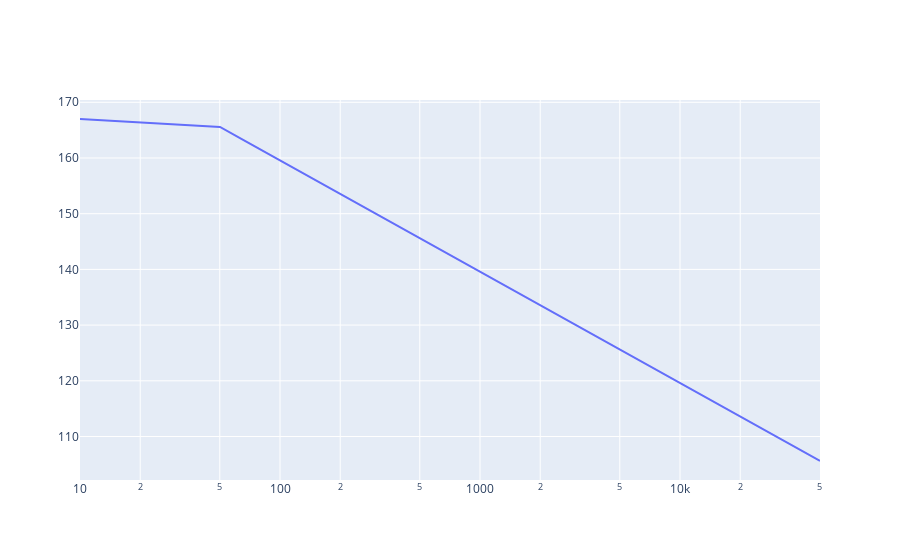

Notebook source saved alongside this figure:
### Code cell
f = np.geomspace(1, 100_000, 1000)
go.Figure(
    [
        # go.Scatter(x=f, y=bureau_veritas_advanced(f)),
        go.Scatter(x=bureau_veritas_advanced().frequency, y=bureau_veritas_advanced()),
    ]
).update_xaxes(type="log")

### Figure 1 — Plotly figure (JSON) as saved in the notebook; plotly's stock layout.template omitted (floating-point values rounded to 4 significant figures)
{"data": [{"type": "scatter", "x": [10, 12.59, 15.85, 19.95, 25.12, 31.62, 39.81, 50.12, 63.1, 79.43, 100, 125.9, 158.5, 199.5, 251.2, 316.2, 398.1, 501.2, 631.0, 794.3, 1000, 1259.0, 1585.0, 1995.0, 2512.0, 3162.0, 3981.0, 5012.0, 6310.0, 7943.0, 10000, 12590.0, 15850.0, 19950.0, 25120.0, 31620.0, 39810.0, 50120.0], "y": [167, 166.8, 166.6, 166.4, 166.2, 166, 165.8, 165.6, 163.6, 161.6, 159.6, 157.6, 155.6, 153.6, 151.6, 149.6, 147.6, 145.6, 143.6, 141.6, 139.6, 137.6, 135.6, 133.6, 131.6, 129.6, 127.6, 125.6, 123.6, 121.6, 119.6, 117.6, 115.6, 113.6, 111.6, 109.6, 107.6, 105.6]}], "layout": {"xaxis": {"type": "log"}}}
